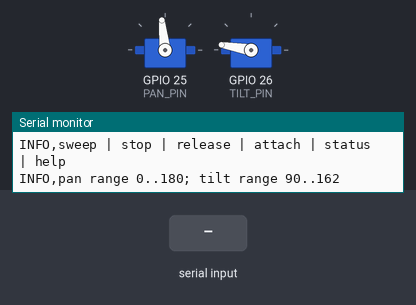
The sketch below on a simulated ESP32. On the bench: 2 × servo, the last lines printed to the serial monitor. The inputs (shaded band) are chosen by the test bench. Servo pulses on a pin are drawn as a servo (544–2400 µs = 0–180°).

Above: at 1.2 s.
1.3 s: "sweep\n" received over Serial
At 1.8 s:
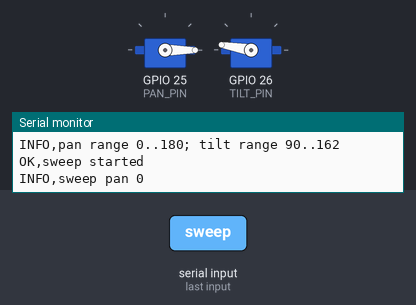
4.3 s: "release\n" received over Serial
5.8 s: "pan 90\n" received over Serial
At 6.8 s:
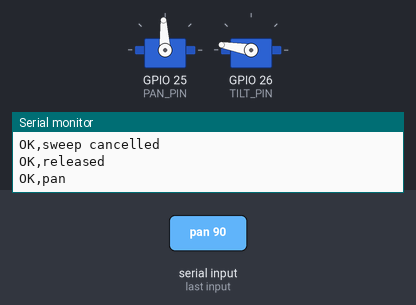
7.3 s: "tilt 90\n" received over Serial
At 7.9 s:
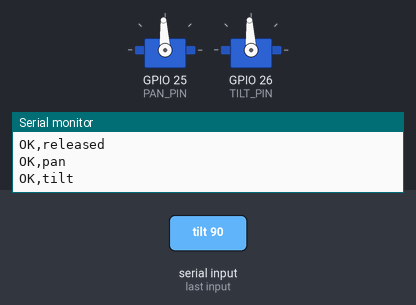
Timing chart, 0 to 9.8 s (numbered marks = the images above; inputs shaded):
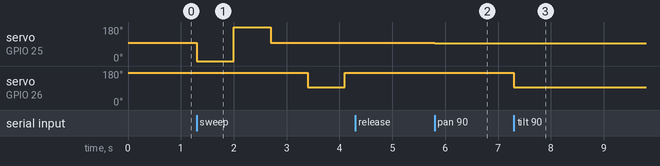

The sketch:

camera_gimbal_test.ino
```cpp
#include <Arduino.h>
#include <stdio.h>

#include "ESP32_Servo.h"

const uint8_t PAN_PIN = 25;
const uint8_t TILT_PIN = 26;
const int SERVO_MIN_US = 500;
const int SERVO_MAX_US = 2500;

// Attach both servo horns only after this centered position is commanded.
const int PAN_CENTER = 93;
const int TILT_CENTER = 162;
const int PAN_MIN_ANGLE = 0;
const int PAN_MAX_ANGLE = 180;
const int TILT_MIN_ANGLE = 90;
const int TILT_MAX_ANGLE = 162;

const unsigned long SWEEP_SETTLE_MS = 700;
const bool AUTORUN_SWEEP = false;

Servo panServo;
Servo tiltServo;
bool servosAttached = false;
int panAngle = PAN_CENTER;
int tiltAngle = TILT_CENTER;

enum SweepStep {
  SWEEP_IDLE,
  SWEEP_PAN_MIN,
  SWEEP_PAN_MAX,
  SWEEP_CENTER_AFTER_PAN,
  SWEEP_TILT_MIN,
  SWEEP_TILT_MAX,
  SWEEP_FINAL_CENTER,
  SWEEP_DONE,
};

SweepStep sweepStep = SWEEP_IDLE;
unsigned long nextSweepMoveMs = 0;

int clampAngle(int value, int minimum, int maximum) {
  if (value < minimum) return minimum;
  if (value > maximum) return maximum;
  return value;
}

void ensureServosAttached() {
  if (servosAttached) {
    return;
  }
  panServo.attach(PAN_PIN, SERVO_MIN_US, SERVO_MAX_US);
  tiltServo.attach(TILT_PIN, SERVO_MIN_US, SERVO_MAX_US);
  servosAttached = true;
}

void setGimbalAngles(int pan, int tilt) {
  ensureServosAttached();
  panAngle = clampAngle(pan, PAN_MIN_ANGLE, PAN_MAX_ANGLE);
  tiltAngle = clampAngle(tilt, TILT_MIN_ANGLE, TILT_MAX_ANGLE);
  panServo.write(panAngle);
  tiltServo.write(tiltAngle);
}

void centerGimbal() {
  setGimbalAngles(PAN_CENTER, TILT_CENTER);
}

void cancelSweep() {
  if (sweepStep != SWEEP_IDLE) {
    sweepStep = SWEEP_IDLE;
    Serial.println("OK,sweep cancelled");
  }
}

void startSweep() {
  ensureServosAttached();
  sweepStep = SWEEP_PAN_MIN;
  nextSweepMoveMs = millis();
  Serial.println("OK,sweep started");
}

void updateSweep() {
  if (sweepStep == SWEEP_IDLE || millis() < nextSweepMoveMs) {
    return;
  }

  switch (sweepStep) {
    case SWEEP_PAN_MIN:
      setGimbalAngles(PAN_MIN_ANGLE, TILT_CENTER);
      Serial.println("INFO,sweep pan 0");
      sweepStep = SWEEP_PAN_MAX;
      break;
    case SWEEP_PAN_MAX:
      setGimbalAngles(PAN_MAX_ANGLE, TILT_CENTER);
      Serial.println("INFO,sweep pan 180");
      sweepStep = SWEEP_CENTER_AFTER_PAN;
      break;
    case SWEEP_CENTER_AFTER_PAN:
      centerGimbal();
      Serial.println("INFO,sweep pan center");
      sweepStep = SWEEP_TILT_MIN;
      break;
    case SWEEP_TILT_MIN:
      setGimbalAngles(PAN_CENTER, TILT_MIN_ANGLE);
      Serial.println("INFO,sweep tilt 90");
      sweepStep = SWEEP_TILT_MAX;
      break;
    case SWEEP_TILT_MAX:
      setGimbalAngles(PAN_CENTER, TILT_MAX_ANGLE);
      Serial.println("INFO,sweep tilt 162");
      sweepStep = SWEEP_FINAL_CENTER;
      break;
    case SWEEP_FINAL_CENTER:
      centerGimbal();
      Serial.println("INFO,sweep center");
      sweepStep = SWEEP_DONE;
      break;
    case SWEEP_DONE:
      sweepStep = SWEEP_IDLE;
      Serial.println("OK,sweep complete");
      return;
    case SWEEP_IDLE:
      return;
  }
  nextSweepMoveMs = millis() + SWEEP_SETTLE_MS;
}

void printStatus() {
  Serial.print("INFO,attached,");
  Serial.print(servosAttached ? "true" : "false");
  Serial.print(",pan,");
  Serial.print(panAngle);
  Serial.print(",tilt,");
  Serial.print(tiltAngle);
  Serial.print(",pan_range,0,180,tilt_range,90,162");
  Serial.print(",sweeping,");
  Serial.println(sweepStep == SWEEP_IDLE ? "false" : "true");
}

void printHelp() {
  Serial.println("INFO,camera gimbal commands:");
  Serial.println("INFO,pan ANGLE | tilt ANGLE | set PAN TILT | center");
  Serial.println("INFO,sweep | stop | release | attach | status | help");
  Serial.println("INFO,pan range 0..180; tilt range 90..162");
}

void handleCommand(String line) {
  line.trim();
  line.toLowerCase();
  if (line.length() == 0) {
    return;
  }
  if (line == "help") {
    printHelp();
    return;
  }
  if (line == "status") {
    printStatus();
    return;
  }
  if (line == "sweep") {
    startSweep();
    return;
  }
  if (line == "stop") {
    cancelSweep();
    Serial.println("OK,holding current position");
    return;
  }
  if (line == "center") {
    cancelSweep();
    centerGimbal();
    Serial.println("OK,center");
    return;
  }
  if (line == "release") {
    cancelSweep();
    if (servosAttached) {
      panServo.detach();
      tiltServo.detach();
      servosAttached = false;
    }
    Serial.println("OK,released");
    return;
  }
  if (line == "attach") {
    ensureServosAttached();
    setGimbalAngles(panAngle, tiltAngle);
    Serial.println("OK,attached");
    return;
  }

  int value = 0;
  if (sscanf(line.c_str(), "pan %d", &value) == 1) {
    cancelSweep();
    setGimbalAngles(value, tiltAngle);
    Serial.println("OK,pan");
    return;
  }
  if (sscanf(line.c_str(), "tilt %d", &value) == 1) {
    cancelSweep();
    setGimbalAngles(panAngle, value);
    Serial.println("OK,tilt");
    return;
  }

  int newPan = 0;
  int newTilt = 0;
  if (sscanf(line.c_str(), "set %d %d", &newPan, &newTilt) == 2) {
    cancelSweep();
    setGimbalAngles(newPan, newTilt);
    Serial.println("OK,set");
    return;
  }

  Serial.println("ERR,unknown command; send help");
}

void setup() {
  Serial.begin(115200);
  Serial.setTimeout(20);
  ensureServosAttached();
  centerGimbal();
  Serial.println("INFO,camera_gimbal_test ready");
  printHelp();
  if (AUTORUN_SWEEP) {
    delay(1000);
    startSweep();
  }
}

void loop() {
  if (Serial.available() > 0) {
    handleCommand(Serial.readStringUntil('\n'));
  }
  updateSweep();
}
```

ESP32_Servo.cpp
```cpp
// (licence header left out)
#include "ESP32_Servo.h"
#include "esp32-hal-ledc.h"
#include "Arduino.h"

// initialize the class variable ServoCount
int Servo::ServoCount = 0;

// The ChannelUsed array elements are 0 if never used, 1 if in use, and -1 if used and disposed
// (i.e., available for reuse)
int Servo::ChannelUsed[MAX_SERVOS+1] = {0}; // we ignore the zeroth element

Servo::Servo()
{
    this->servoChannel = 0;
    // see if there is a servo channel available for reuse
    bool foundChannelForReuse = false;
    for (int i = 1; i < MAX_SERVOS+1; i++)
    {
        if (ChannelUsed[i] == -1)
        {
            // reclaim this channel
            ChannelUsed[i] = 1;
            this->servoChannel = i;
            foundChannelForReuse = true;
            break;
        }
    }
    if (!foundChannelForReuse)
    {
        // no channels available for reuse; get a new one if we can
        if (ServoCount < MAX_SERVOS)
        {
            this->servoChannel = ++ServoCount;   // assign a servo channel number to this instance
            ChannelUsed[this->servoChannel] = 1;
        }
        else
        {
            this->servoChannel = 0;  // too many servos in use
        }
    }
    // if we got a channel either way, finish initializing it
    if (this->servoChannel > 0)
    {
        // initialize this channel with plausible values, except pin # (we set pin # when attached)
        this->ticks = DEFAULT_PULSE_WIDTH_TICKS;
        this->timer_width = DEFAULT_TIMER_WIDTH;
        this->pinNumber = -1;     // make it clear that we haven't attached a pin to this channel
        this->min = DEFAULT_uS_LOW;
        this->max = DEFAULT_uS_HIGH;
        this->timer_width_ticks = pow(2,this->timer_width);
    }
}

int Servo::attach(int pin)
{
    return (this->attach(pin, DEFAULT_uS_LOW, DEFAULT_uS_HIGH));
}

int Servo::attach(int pin, int min, int max)
{
    if ((this->servoChannel <= MAX_SERVOS) && (this->servoChannel > 0))
    {
        // Recommend only the following pins 2,4,12-19,21-23,25-27,32-33 (enforcement commented out)
        //if ((pin == 2) || (pin ==4) || ((pin >= 12) && (pin <= 19)) || ((pin >= 21) && (pin <= 23)) ||
        //        ((pin >= 25) && (pin <= 27)) || (pin == 32) || (pin == 33))
        //{
            // OK to proceed; first check for new/reuse
            if (this->pinNumber < 0) // we are attaching to a new or previously detached pin; we need to initialize/reinitialize
            {
                // claim/reclaim this channel
                ChannelUsed[this->servoChannel] = 1;
                this->ticks = DEFAULT_PULSE_WIDTH_TICKS;
                this->timer_width = DEFAULT_TIMER_WIDTH;
                this->timer_width_ticks = pow(2,this->timer_width);
            }
            this->pinNumber = pin;
        //}
        //else
        //{
        //    return 0;
        //}

        // min/max checks
        if (min < MIN_PULSE_WIDTH)          // ensure pulse width is valid
            min = MIN_PULSE_WIDTH;
        if (max > MAX_PULSE_WIDTH)
            max = MAX_PULSE_WIDTH;
        this->min = min;     //store this value in uS
        this->max = max;    //store this value in uS
        // Set up this channel
        // if you want anything other than default timer width, you must call setTimerWidth() before attach
        ledcSetup(this->servoChannel, REFRESH_CPS, this->timer_width); // channel #, 50 Hz, timer width
        ledcAttachPin(this->pinNumber, this->servoChannel);   // GPIO pin assigned to channel
    }
    else return 0;
}

void Servo::detach()
{
    if (this->attached())
    {
        ledcDetachPin(this->pinNumber);
        //keep track of detached servos channels so we can reuse them if needed
        ChannelUsed[this->servoChannel] = -1;
        this->pinNumber = -1;
    }
}

void Servo::write(int value)
{
    // treat values less than MIN_PULSE_WIDTH (500) as angles in degrees (valid values in microseconds are handled as microseconds)
    if (value < MIN_PULSE_WIDTH)
    {
        if (value < 0)
            value = 0;
        else if (value > 180)
            value = 180;

        value = map(value, 0, 180, this->min, this->max);
    }
    this->writeMicroseconds(value);
}

void Servo::writeMicroseconds(int value)
{
    // calculate and store the values for the given channel
    if ((this->servoChannel <= MAX_SERVOS) && (this->attached()))   // ensure channel is valid
    {
        if (value < this->min)          // ensure pulse width is valid
            value = this->min;
        else if (value > this->max)
            value = this->max;

        value = usToTicks(value);  // convert to ticks
        this->ticks = value;
        // do the actual write
        ledcWrite(this->servoChannel, this->ticks);
    }
}

int Servo::read() // return the value as degrees
{
    return (map(readMicroseconds()+1, this->min, this->max, 0, 180));
}

int Servo::readMicroseconds()
{
    int pulsewidthUsec;
    if ((this->servoChannel <= MAX_SERVOS) && (this->attached()))
    {
        pulsewidthUsec = ticksToUs(this->ticks);
    }
    else
    {
        pulsewidthUsec = 0;
    }

    return (pulsewidthUsec);
}

bool Servo::attached()
{
    return (ChannelUsed[this->servoChannel]);
}

void Servo::setTimerWidth(int value)
{
    // only allow values between 16 and 20
    if (value < 16)
        value = 16;
    else if (value > 20)
        value = 20;

    // Fix the current ticks value after timer width change
    // The user can reset the tick value with a write() or writeUs()
    int widthDifference = this->timer_width - value;
    // if positive multiply by diff; if neg, divide
    if (widthDifference > 0)
    {
        this->ticks << widthDifference;
    }
    else
    {
        this->ticks >> widthDifference;
    }

    this->timer_width = value;
    this->timer_width_ticks = pow(2,this->timer_width);

    // If this is an attached servo, clean up
    if ((this->servoChannel <= MAX_SERVOS) && (this->attached()))
    {
        // detach, setup and attach again to reflect new timer width
        ledcDetachPin(this->pinNumber);
        ledcSetup(this->servoChannel, REFRESH_CPS, this->timer_width);
        ledcAttachPin(this->pinNumber, this->servoChannel);
    }
}

int Servo::readTimerWidth()
{
    return (this->timer_width);
}

int Servo::usToTicks(int usec)
{
    return (int)((float)usec / ((float)REFRESH_USEC / (float)this->timer_width_ticks));
}

int Servo::ticksToUs(int ticks)
{
    return (int)((float)ticks * ((float)REFRESH_USEC / (float)this->timer_width_ticks));
}

 
```

ESP32_Servo.h
```cpp
// (licence header left out)
/*
  A servo is activated by creating an instance of the Servo class, and passing
  the desired GPIO pin to the attach() method.
  The servos are pulsed in the background using the value most recently
  written using the write() method.

  The class methods are:

    Servo - Class for manipulating servo motors connected to ESP32 pins.
    int attach(pin )  - Attaches the given GPIO pin to the next free channel
        (channels that have previously been detached are used first),
        returns channel number or 0 if failure. All pin numbers are allowed,
        but only pins 2,4,12-19,21-23,25-27,32-33 are recommended.
    int attach(pin, min, max  ) - Attaches to a pin setting min and max
        values in microseconds; enforced minimum min is 500, enforced max
        is 2500. Other semantics same as attach().
    void write () - Sets the servo angle in degrees; a value below 500 is
        treated as a value in degrees (0 to 180). These limit are enforced,
        i.e., values are treated as follows:
            Value                                   Becomes
            -----                                   -------
            < 0                                        0
            0 - 180                             value (treated as degrees)
            181 - 499                                 180
            500 - (min-1)                             min
            min-max (from attach or default)    value (treated as microseconds)
            (max+1) - 2500                            max

    void writeMicroseconds() - Sets the servo pulse width in microseconds.
        min and max are enforced (see above).
    int read() - Gets the last written servo pulse width as an angle between 0 and 180.
    int readMicroseconds()   - Gets the last written servo pulse width in microseconds.
    bool attached() - Returns true if this servo instance is attached.
    void detach() - Stops an the attached servo, frees its attached pin, and frees
        its channel for reuse).

    *** ESP32-specific functions **
    setTimerWidth(value) - Sets the PWM timer width (must be 16-20) (ESP32 ONLY);
        as a side effect, the pulse width is recomputed.
    int readTimerWidth() - Gets the PWM timer width (ESP32 ONLY)
 */

#ifndef ESP32_Servo_h
#define ESP32_Servo_h

// Values for TowerPro MG995 large servos (and many other hobbyist servos)
#define DEFAULT_uS_LOW 1000        // 1000us
#define DEFAULT_uS_HIGH 2000      // 2000us

// Values for TowerPro SG90 small servos
//#define DEFAULT_uS_LOW 400
//#define DEFAULT_uS_HIGH 2400

#define DEFAULT_TIMER_WIDTH 16
#define DEFAULT_TIMER_WIDTH_TICKS 65536

#define ESP32_Servo_VERSION           1     // software version of this library

#define MIN_PULSE_WIDTH       500     // the shortest pulse sent to a servo
#define MAX_PULSE_WIDTH      2500     // the longest pulse sent to a servo
#define DEFAULT_PULSE_WIDTH  1500     // default pulse width when servo is attached
#define DEFAULT_PULSE_WIDTH_TICKS 4825
#define REFRESH_CPS            50
#define REFRESH_USEC         20000

#define MAX_SERVOS              16     // no. of PWM channels in ESP32

/*
* This group/channel/timmer mapping is for information only;
* the details are handled by lower-level code
*
* LEDC Chan to Group/Channel/Timer Mapping
** ledc: 0  => Group: 0, Channel: 0, Timer: 0
** ledc: 1  => Group: 0, Channel: 1, Timer: 0
** ledc: 2  => Group: 0, Channel: 2, Timer: 1
** ledc: 3  => Group: 0, Channel: 3, Timer: 1
** ledc: 4  => Group: 0, Channel: 4, Timer: 2
** ledc: 5  => Group: 0, Channel: 5, Timer: 2
** ledc: 6  => Group: 0, Channel: 6, Timer: 3
** ledc: 7  => Group: 0, Channel: 7, Timer: 3
** ledc: 8  => Group: 1, Channel: 0, Timer: 0
** ledc: 9  => Group: 1, Channel: 1, Timer: 0
** ledc: 10 => Group: 1, Channel: 2, Timer: 1
** ledc: 11 => Group: 1, Channel: 3, Timer: 1
** ledc: 12 => Group: 1, Channel: 4, Timer: 2
** ledc: 13 => Group: 1, Channel: 5, Timer: 2
** ledc: 14 => Group: 1, Channel: 6, Timer: 3
** ledc: 15 => Group: 1, Channel: 7, Timer: 3
*/

class Servo
{
public:
  Servo();
  // Arduino Servo Library calls
  int attach(int pin);                   // attach the given pin to the next free channel, returns channel number or 0 if failure
  int attach(int pin, int min, int max); // as above but also sets min and max values for writes.
  void detach();
  void write(int value);                 // if value is < MIN_PULSE_WIDTH its treated as an angle, otherwise as pulse width in microseconds
  void writeMicroseconds(int value);     // Write pulse width in microseconds
  int read();                            // returns current pulse width as an angle between 0 and 180 degrees
  int readMicroseconds();                // returns current pulse width in microseconds for this servo
  bool attached();                       // return true if this servo is attached, otherwise false

  // ESP32 only functions
  void setTimerWidth(int value);     // set the PWM timer width (ESP32 ONLY)
  int readTimerWidth();              // get the PWM timer width (ESP32 ONLY)

  private:
   int usToTicks(int usec);
   int ticksToUs(int ticks);
   static int ServoCount;                             // the total number of attached servos
   static int ChannelUsed[];                          // used to track whether a channel is in service
   int servoChannel = 0;                              // channel number for this servo
   int min = DEFAULT_uS_LOW;                          // minimum pulse width for this servo
   int max = DEFAULT_uS_HIGH;                         // maximum pulse width for this servo
   int pinNumber = 0;                                 // GPIO pin assigned to this channel
   int timer_width = DEFAULT_TIMER_WIDTH;             // ESP32 allows variable width PWM timers
   int ticks = DEFAULT_PULSE_WIDTH_TICKS;             // current pulse width on this channel
   int timer_width_ticks = DEFAULT_TIMER_WIDTH_TICKS; // no. of ticks at rollover; varies with width
};
#endif
```

Measured:
- after the input at 1.3 s, servo on GPIO 25 (PAN_PIN): 96° → 0° at once, → 180° 0.70 s later, → 96° 0.70 s later; servo on GPIO 26 (TILT_PIN): 170° → 93° after 2.1 s, → 170° 0.70 s later
- after the input at 5.8 s, servo on GPIO 25 (PAN_PIN): 96° → 93° at once
- after the input at 7.3 s, servo on GPIO 26 (TILT_PIN): 170° → 93° at once
